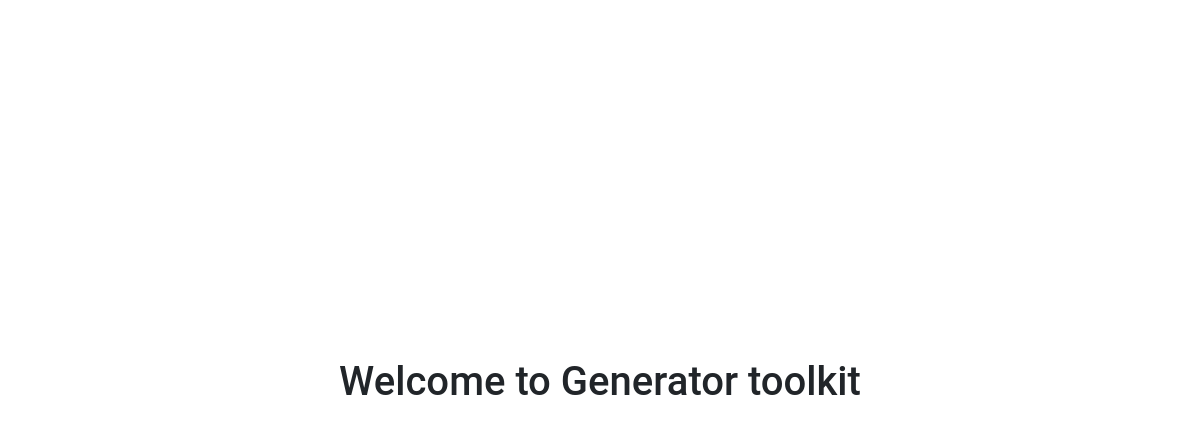
The app's page /, older data.
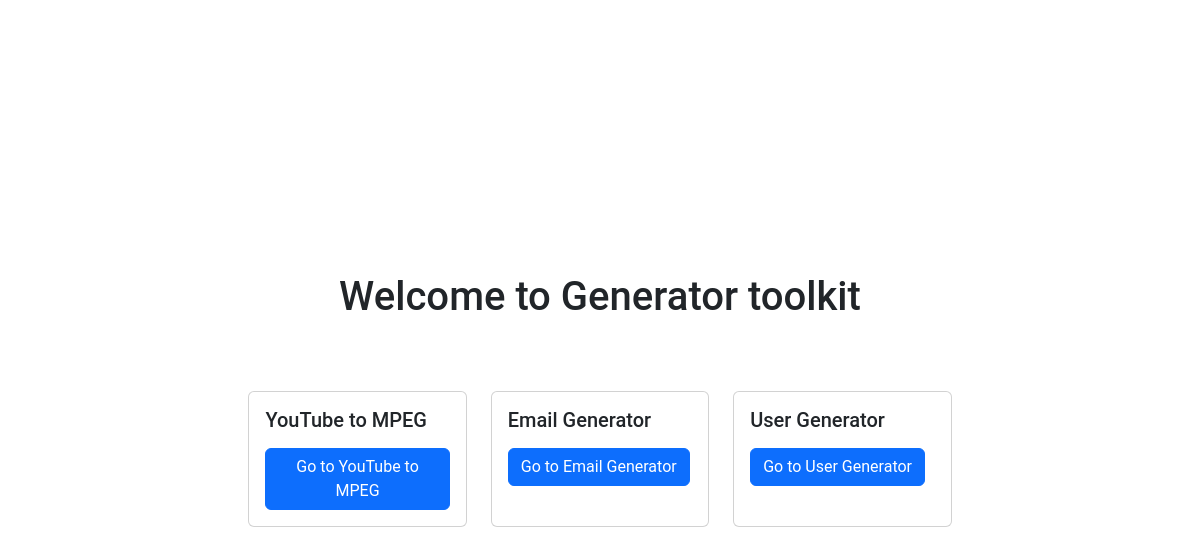
The same page, newer data.
### base/models.py (models this page shows, shortened)
class App(models.Model):
    name = models.CharField(max_length=255)
    description = models.TextField(null=True, blank=True)
    url_name = models.CharField(max_length=255)

### base/views.py (the view)
# urls.py: path('', Base.as_view(), name='base'),
class Base(TemplateView):
    template_name = 'base/index.html'
    def get_context_data(self, **kwargs):
        context = super().get_context_data(**kwargs)
        apps = App.objects.all()
        context['apps'] = apps
        return context

### base/templates/base/index.html (shortened to what this page needs)
{% load static %}
<html lang="en">
<head>
  <link href="https://cdn.jsdelivr.net/npm/bootstrap@5.3.0-alpha1/dist/css/bootstrap.min.css" rel="stylesheet">
  <link rel="stylesheet" href="https://cdn.jsdelivr.net/npm/bootstrap-icons@1.7.2/font/bootstrap-icons.css">
  <link rel="stylesheet" href="{% static 'styles/style.css' %}">
</head>
<body>
  <main class="justify-content-center">
    <div class="row-md">
      <div class="col-lg">
        <div class="page-title text-center">
          <h1>Welcome to Generator toolkit</h1>
        </div>
        <div class="app-cards">
          <div class="row gy-3">
            {% for app in apps %}
            <div class="col-lg">
              <div class="card h-100">
                <div class="card-body">
                  <h5 class="card-title">{{ app.name }}</h5>
                  <a href="{% url app.url_name %}" class="btn btn-primary">Go to {{ app.name }}</a>
                </div>
              </div>
            </div>
          {% endfor %}
          </div>
        </div>
      </div>
    </div>
  </main>
</body>
</html>

### staticfiles/styles/style.css (style rules this page uses)
* { margin: 0; padding: 0; box-sizing: border-box; font-family: 'Roboto', sans-serif; }
html { scroll-behavior: smooth; }
main { height: 100%; display: flex; align-items: center; }
.page-title { margin-bottom: 10%; }

Row changes from the older to the newer data that the page shows:
added App: name "YouTube to MPEG"
added App: name "Email Generator"
added App: name "User Generator"
